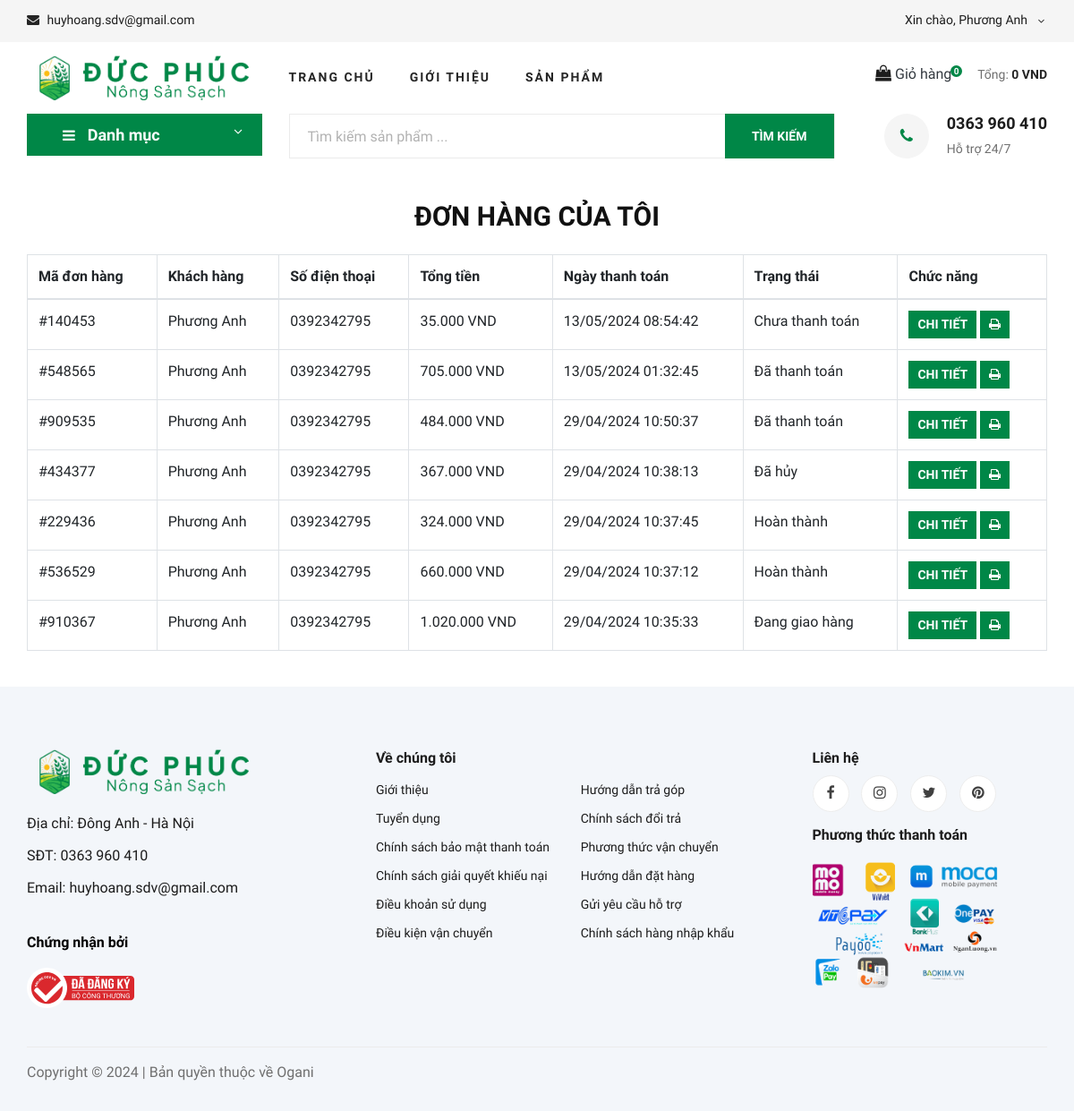
The app's page /orders.php (signed in), older data.
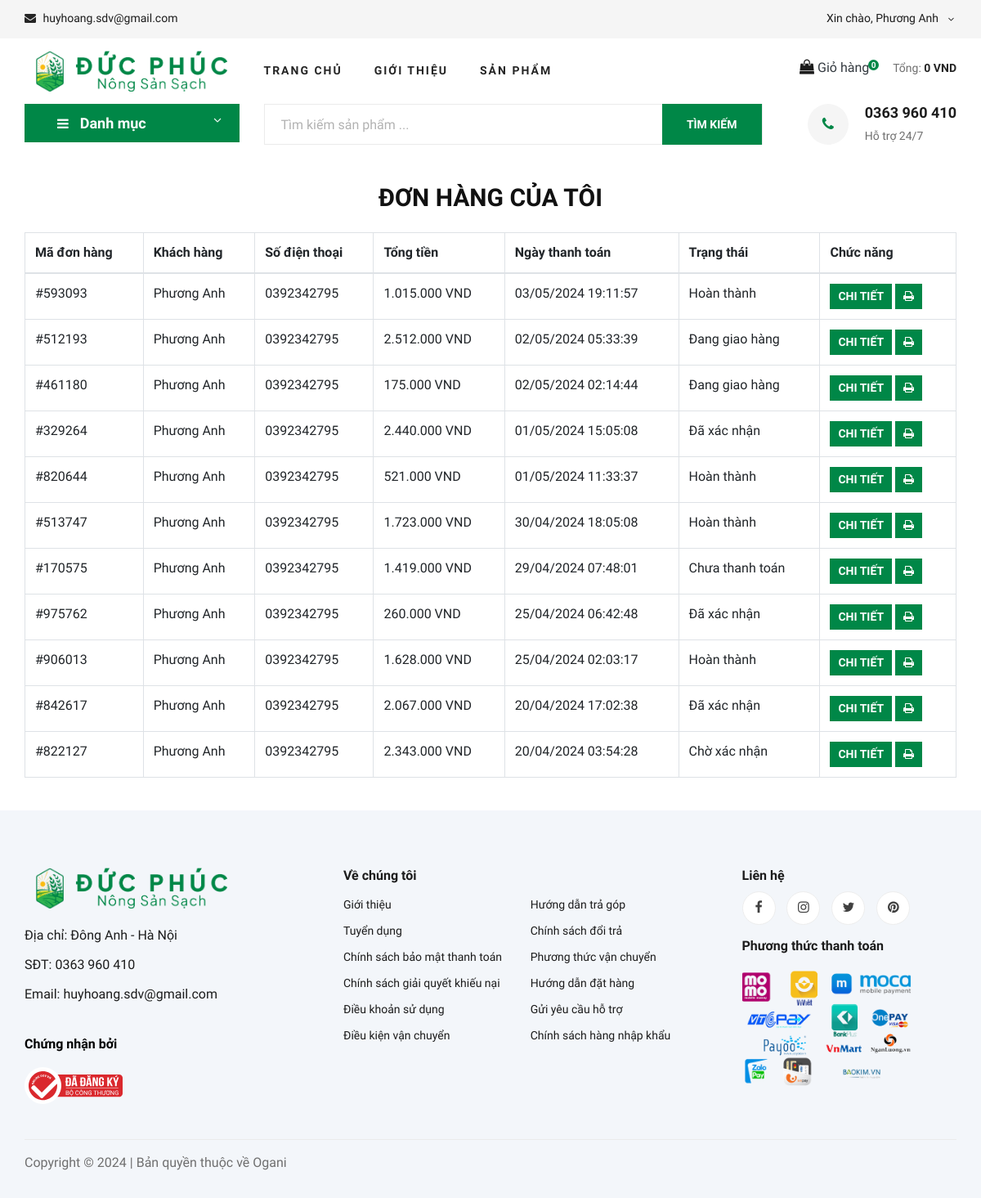
The same page, newer data.
### tables this page shows
CREATE TABLE `orders` (
  `id` char(20) NOT NULL,
  `total` int(11) NOT NULL,
  `created_at` timestamp NOT NULL DEFAULT current_timestamp(),
  `updated_at` datetime DEFAULT current_timestamp() ON UPDATE current_timestamp(),
  `status` int(11) DEFAULT 0,
  `shipping_code` text NOT NULL,
  `address` text DEFAULT NULL,
  `type` int(11) DEFAULT NULL,
  `name` varchar(255) NOT NULL,
  `tel` varchar(255) NOT NULL,
  `user_id` int(11) NOT NULL
);

### helpers/helper.php (called while the page is built, shortened)
<?php
    function getMyOrder($connect, $userId)
    {
        $orders = [];
        $sql = "SELECT * FROM orders WHERE user_id = {$userId} ORDER BY created_at DESC";
        $result = mysqli_query($connect, $sql);
        while ($row = mysqli_fetch_assoc($result)) {
            $orders[] = $row;
        }
        return $orders;
    }
    function statusType($num)
    {
        $orderType = array(
            '0' => 'Chờ xác nhận',
            '1' => 'Chưa thanh toán',
            '2' => 'Đã thanh toán',
            '3' => 'Đã xác nhận',
            '4' => 'Đang giao hàng',
            '5' => 'Hoàn thành',
            '6' => 'Đã hủy',
        );
        return $orderType[$num];
    }

### orders.php (the view)
<?php
    include 'layouts/header.php';
    include 'inc/search.php';
    $orders = getMyOrder($connect, $_SESSION['user']['id']);
?>
<h3 class="text-center mt-3" style="font-weight: bold;">ĐƠN HÀNG CỦA TÔI</h3>
<section class="mt-4 mb-4">
    <div class="container">
        <div class="row">
            <div class="col-lg-12 col-md-12 table-responsive">
                <table class="table table-bordered" id="orderTable" width="100%" cellspacing="0">
                    <thead>
                        <tr>
                            <th>Mã đơn hàng</th>
                            <th>Khách hàng</th>
                            <th>Số điện thoại</th>
                            <th>Tổng tiền</th>
                            <th>Ngày thanh toán</th>
                            <th>Trạng thái</th>
                            <th>Chức năng</th>
                        </tr>
                    </thead>
                    <tbody>
                        <?php if (count($orders) > 0): ?>
                            <?php foreach ($orders as $order): ?>
                                <tr>
                                    <td>#<?= $order['id'] ?></td>
                                    <td><?= $order['name'] ?></td>
                                    <td><?= $order['tel'] ?></td>
                                    <td><?= number_format($order['total'],-3,',','.') ?> VND</td>
                                    <td><?= date('d/m/Y H:i:s', strtotime($order['created_at'])) ?></td>
                                    <td><?= statusType($order['status']) ?></td>
                                    <td>
                                    <a href="order-details.php?id=<?= $order['id'] ?>" class="site-btn" style="text-align:center; padding: 5px 10px;">
                                            Chi tiết
                                        </a>
                                        <a href="print-invoice.php?id=<?= $order['id'] ?>" target="_blank" class="site-btn" style="text-align:center; padding: 5px 10px;">
                                            <i class="fa fa-print"></i>
                                        </a>
                                    </td>
                                </tr>
                            <?php endforeach; ?>
                        <?php endif; ?>
                    </tbody>
                </table>
            </div>
        </div>
    </div>
</section>
<?php include 'layouts/footer.php'; ?>

### layouts/header.php (shortened to what this page needs)
<?php
    include 'inc/connect.php';
    include 'helpers/helper.php';
?>
<!DOCTYPE html>
<html lang="en">
<head>
    <link rel="stylesheet" href="https://pro.fontawesome.com/releases/v5.10.0/css/all.css" />
    <link rel="stylesheet" href="assets/client/css/bootstrap.min.css" type="text/css">
    <link rel="stylesheet" href="assets/client/css/font-awesome.min.css" type="text/css">
    <link rel="stylesheet" href="assets/client/css/elegant-icons.css" type="text/css">
    <link rel="stylesheet" href="assets/client/css/nice-select.css" type="text/css">
    <link rel="stylesheet" href="assets/client/css/jquery-ui.min.css" type="text/css">
    <link rel="stylesheet" href="assets/client/css/owl.carousel.min.css" type="text/css">
    <link rel="stylesheet" href="assets/client/css/slicknav.min.css" type="text/css">
    <link rel="stylesheet" href="assets/client/css/style.css" type="text/css">
    <link rel="stylesheet" href="assets/client/css/comment.css" type="text/css">
    <link rel="stylesheet" href="assets/client/css/dataTables.dataTables.css">
</head>
<body>
    <header class="header">
        <div class="header__top">
            <div class="container">
                <div class="row">
                    <div class="col-lg-6 col-md-6">
                        <div class="header__top__left">
                            <ul>
                                <li><i class="fa fa-envelope"></i> huyhoang.sdv@gmail.com</li>
                            </ul>
                        </div>
                    </div>
                    <div class="col-lg-6 col-md-6">
                        <div class="header__top__right">
                            <?php if (!isset($_SESSION['user'])): ?>
                                <div class="header__top__right__auth">
                                    <a href="login.php"><i class="fa fa-user"></i> Đăng nhập</a>
                                </div>
                                <div class="header__top__right__auth">
                                    <a href="register.php">| Đăng ký</a>
                                </div>
                            <?php else: ?>
                                <div class="header__top__right__language">
                                    <div>Xin chào, <?= $_SESSION['user']['name'] ?></div>
                                    <span class="arrow_carrot-down"></span>
                                </div>
                            <?php endif; ?>
                        </div>
                    </div>
                </div>
            </div>
        </div>
        <div class="container">
            <div class="row">
                <div class="col-lg-3">
                    <div class="header__logo">
                        <a class="text-dark" href="index.php"><img src="assets/client/img/logo.png" alt=""></a>
                    </div>
                </div>
                <div class="col-lg-6">
                    <nav class="header__menu">
                        <ul>
                            <li><a href="index.php">Trang chủ</a></li>
                            <li><a href="introduce.php">Giới thiệu</a></li>
                            <li><a href="product-grid.php">Sản phẩm</a></li>
                        </ul>
                    </nav>
                </div>
                <div class="col-lg-3">
                    <div class="header__cart">
                        <ul>
                            <li><a class="text-dark" href="shopping-cart.php"><i class="fa fa-shopping-bag"></i> <span id="qty_cart"><?= isset($_SESSION['shopping_cart']) ? array_sum(array_column($_SESSION['shopping_cart'], 'item_qty')) : 0 ?></span> Giỏ hàng</a></li>
                        </ul>
                        <div class="header__cart__price">Tổng: <span id="price_cart"><?= isset($_SESSION['shopping_cart']) ? number_format(array_reduce($_SESSION['shopping_cart'],
                            function($total, $item) {
                                $total += $item['item_price'] * $item['item_qty'];
                                return $total;
                            },
                            0
                        ),-3,',','.') : 0 ?> VND</span></div>
                    </div>
                </div>
            </div>
        </div>
    </header>

### inc/search.php (shortened to what this page needs)
<?php
    $file = basename($_SERVER['PHP_SELF'], '.php');
?>
<section class="hero<?= ($file !== 'index') ? ' hero-normal' : '' ?>">
    <div class="container">
        <div class="row">
            <div class="col-lg-3">
                <div class="hero__categories">
                    <div class="hero__categories__all">
                        <i class="fa fa-bars"></i>
                        <span>Danh mục</span>
                    </div>
                </div>
            </div>
            <div class="col-lg-9">
                <div class="hero__search">
                    <div class="hero__search__form">
                        <form action="search.php" method="GET">
                            <input type="text" placeholder="Tìm kiếm sản phẩm ..." name="q">
                            <button type="submit" name="submit" class="site-btn">TÌM KIẾM</button>
                        </form>
                    </div>
                    <div class="hero__search__phone">
                        <div class="hero__search__phone__icon">
                            <i class="fa fa-phone"></i>
                        </div>
                        <div class="hero__search__phone__text">
                            <h5>0363 960 410</h5>
                            <span>Hỗ trợ 24/7</span>
                        </div>
                    </div>
                </div>
            </div>
        </div>
    </div>
</section>

### layouts/footer.php (shortened to what this page needs)
<footer class="footer spad">
    <div class="container">
        <div class="row">
            <div class="col-lg-3 col-md-6 col-sm-6">
                <div class="footer__about">
                    <div class="footer__about__logo">
                        <a class="text-dark" href="index.php"><img src="assets/client/img/logo.png" alt=""></a>
                    </div>
                    <ul>
                        <li>Địa chỉ: Đông Anh - Hà Nội</li>
                        <li>SĐT: 0363 960 410</li>
                        <li>Email: huyhoang.sdv@gmail.com</li>
                    </ul>
                </div>
                <p style="font-weight: bold;color:black;">Chứng nhận bởi</p>
                <img src="assets/client/img/bo-cong-thuong.svg" />
            </div>
            <div class="col-lg-5 col-md-6 col-sm-6 offset-lg-1">
                <div class="footer__widget">
                    <h6>Về chúng tôi</h6>
                    <ul>
                        <li><a href="introduce.php">Giới thiệu</a></li>
                        <li><a href="#">Tuyển dụng</a></li>
                        <li><a href="#">Chính sách bảo mật thanh toán</a></li>
                        <li><a href="#">Chính sách giải quyết khiếu nại</a></li>
                        <li><a href="#">Điều khoản sử dụng</a></li>
                        <li><a href="#">Điều kiện vận chuyển</a></li>
                    </ul>
                    <ul>
                        <li><a href="#">Hướng dẫn trả góp</a></li>
                        <li><a href="#">Chính sách đổi trả</a></li>
                        <li><a href="#">Phương thức vận chuyển</a></li>
                        <li><a href="#">Hướng dẫn đặt hàng</a></li>
                        <li><a href="#">Gửi yêu cầu hỗ trợ</a></li>
                        <li><a href="#">Chính sách hàng nhập khẩu</a></li>
                    </ul>
                </div>
            </div>
            <div class="col-lg-3 col-md-12">
                <div class="footer__widget">
                    <h6>Liên hệ</h6>
                    <div class="footer__widget__social">
                        <a href="#"><i class="fa fa-facebook"></i></a>
                        <a href="#"><i class="fa fa-instagram"></i></a>
                        <a href="#"><i class="fa fa-twitter"></i></a>
                        <a href="#"><i class="fa fa-pinterest"></i></a>
                    </div>
                    <h6 class="mt-3">Phương thức thanh toán</h6>
                    <img style="margin-left: -30px;" src="assets/client/img/payment-item.png" width="300"/>
                </div>
            </div>
        </div>
        <div class="row">
            <div class="col-lg-12">
                <div class="footer__copyright">
                    <div class="footer__copyright__text"><p>
Copyright © <script>document.write(new Date().getFullYear());</script> | Bản quyền thuộc về Ogani
</p></div>
                </div>
            </div>
        </div>
    </div>
</footer>
</body>
</html>

Row changes from the older to the newer data that the page shows:
removed orders: id "140453", name "Phương Anh", tel "0392342795", total "35.000", created_at "13/05/2024 08:54:42", status "Chưa thanh toán"
removed orders: id "548565", name "Phương Anh", tel "0392342795", total "705.000", created_at "13/05/2024 01:32:45", status "Đã thanh toán"
removed orders: id "909535", name "Phương Anh", tel "0392342795", total "484.000", created_at "29/04/2024 10:50:37", status "Đã thanh toán"
removed orders: id "434377", name "Phương Anh", tel "0392342795", total "367.000", created_at "29/04/2024 10:38:13", status "Đã hủy"
removed orders: id "229436", name "Phương Anh", tel "0392342795", total "324.000", created_at "29/04/2024 10:37:45", status "Hoàn thành"
removed orders: id "536529", name "Phương Anh", tel "0392342795", total "660.000", created_at "29/04/2024 10:37:12", status "Hoàn thành"
removed orders: id "910367", name "Phương Anh", tel "0392342795", total "1.020.000", created_at "29/04/2024 10:35:33", status "Đang giao hàng"
added orders: id "593093", name "Phương Anh", tel "0392342795", total "1.015.000", created_at "03/05/2024 19:11:57", status "Hoàn thành"
added orders: id "512193", name "Phương Anh", tel "0392342795", total "2.512.000", created_at "02/05/2024 05:33:39", status "Đang giao hàng"
added orders: id "461180", name "Phương Anh", tel "0392342795", total "175.000", created_at "02/05/2024 02:14:44", status "Đang giao hàng"
added orders: id "329264", name "Phương Anh", tel "0392342795", total "2.440.000", created_at "01/05/2024 15:05:08", status "Đã xác nhận"
added orders: id "820644", name "Phương Anh", tel "0392342795", total "521.000", created_at "01/05/2024 11:33:37", status "Hoàn thành"
added orders: id "513747", name "Phương Anh", tel "0392342795", total "1.723.000", created_at "30/04/2024 18:05:08", status "Hoàn thành"
added orders: id "170575", name "Phương Anh", tel "0392342795", total "1.419.000", created_at "29/04/2024 07:48:01", status "Chưa thanh toán"
added orders: id "975762", name "Phương Anh", tel "0392342795", total "260.000", created_at "25/04/2024 06:42:48", status "Đã xác nhận"
added orders: id "906013", name "Phương Anh", tel "0392342795", total "1.628.000", created_at "25/04/2024 02:03:17", status "Hoàn thành"
added orders: id "842617", name "Phương Anh", tel "0392342795", total "2.067.000", created_at "20/04/2024 17:02:38", status "Đã xác nhận"
added orders: id "822127", name "Phương Anh", tel "0392342795", total "2.343.000", created_at "20/04/2024 03:54:28", status "Chờ xác nhận"
